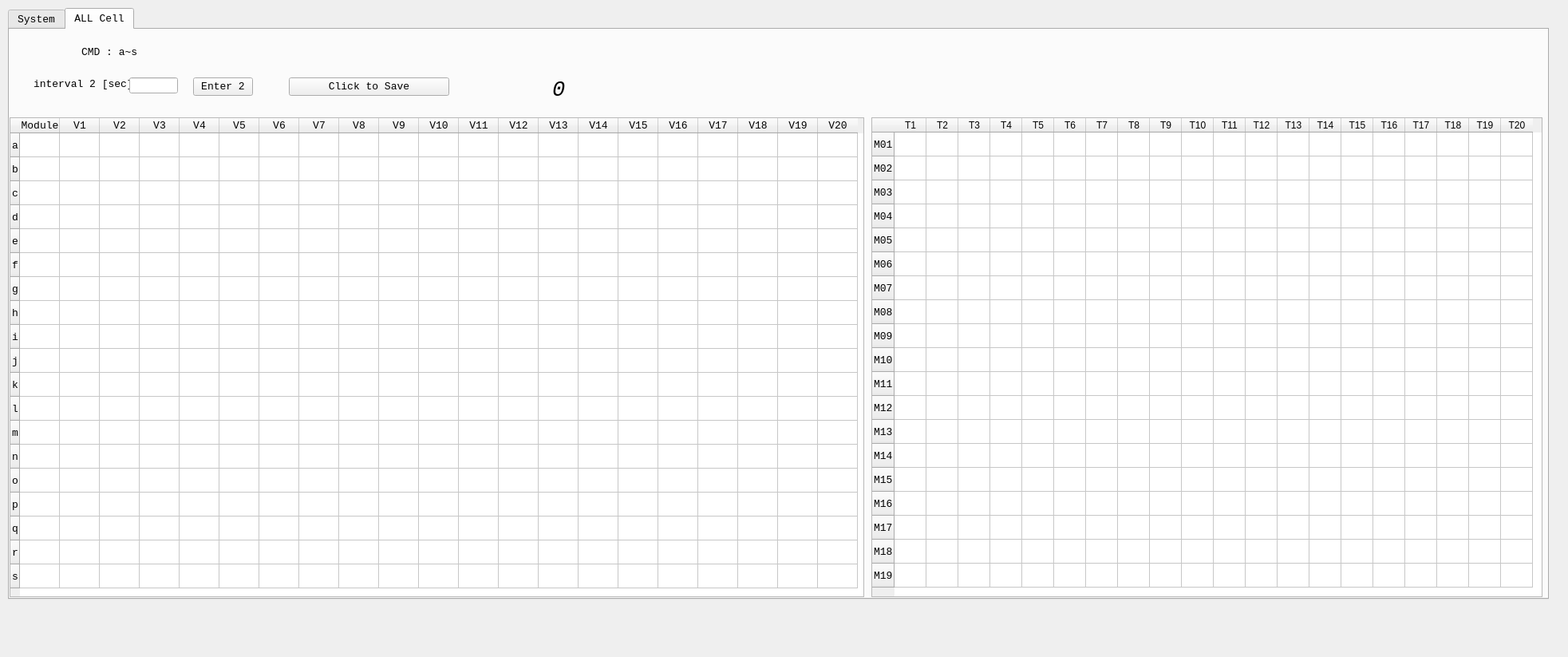
<?xml version="1.0" encoding="UTF-8"?>
<ui version="4.0">
 <class>MainWindow</class>
 <widget class="QDialog" name="MainWindow">
  <property name="geometry">
   <rect>
    <x>0</x>
    <y>0</y>
    <width>1965</width>
    <height>823</height>
   </rect>
  </property>
  <property name="windowTitle">
   <string>모니터링 소프트웨어 V1.0</string>
  </property>
  <widget class="QTabWidget" name="tabWidget_1">
   <property name="geometry">
    <rect>
     <x>10</x>
     <y>10</y>
     <width>1931</width>
     <height>741</height>
    </rect>
   </property>
   <property name="font">
    <font>
     <family>Consolas</family>
     <pointsize>10</pointsize>
    </font>
   </property>
   <property name="cursor">
    <cursorShape>ArrowCursor</cursorShape>
   </property>
   <property name="currentIndex">
    <number>1</number>
   </property>
   <widget class="QWidget" name="tab">
    <attribute name="title">
     <string>System</string>
    </attribute>
    <widget class="QLabel" name="label">
     <property name="geometry">
      <rect>
       <x>20</x>
       <y>30</y>
       <width>81</width>
       <height>20</height>
      </rect>
     </property>
     <property name="text">
      <string>CMD : A~E</string>
     </property>
    </widget>
    <widget class="QLabel" name="label_2">
     <property name="geometry">
      <rect>
       <x>20</x>
       <y>60</y>
       <width>111</width>
       <height>20</height>
      </rect>
     </property>
     <property name="text">
      <string>Interval 1 [sec]</string>
     </property>
    </widget>
    <widget class="QPushButton" name="inputBtn">
     <property name="geometry">
      <rect>
       <x>210</x>
       <y>60</y>
       <width>61</width>
       <height>23</height>
      </rect>
     </property>
     <property name="text">
      <string>Enter 1</string>
     </property>
    </widget>
    <widget class="QLineEdit" name="input_Interval">
     <property name="geometry">
      <rect>
       <x>140</x>
       <y>60</y>
       <width>61</width>
       <height>20</height>
      </rect>
     </property>
    </widget>
    <widget class="QTableWidget" name="tableWidget">
     <property name="geometry">
      <rect>
       <x>10</x>
       <y>100</y>
       <width>641</width>
       <height>601</height>
      </rect>
     </property>
     <attribute name="horizontalHeaderDefaultSectionSize">
      <number>75</number>
     </attribute>
     <row>
      <property name="text">
       <string>M01</string>
      </property>
      <property name="font">
       <font>
        <pointsize>10</pointsize>
        <weight>75</weight>
        <bold>true</bold>
       </font>
      </property>
     </row>
     <row>
      <property name="text">
       <string>M02</string>
      </property>
      <property name="font">
       <font>
        <pointsize>10</pointsize>
        <weight>75</weight>
        <bold>true</bold>
       </font>
      </property>
     </row>
     <row>
      <property name="text">
       <string>M03</string>
      </property>
      <property name="font">
       <font>
        <pointsize>10</pointsize>
        <weight>75</weight>
        <bold>true</bold>
       </font>
      </property>
     </row>
     <row>
      <property name="text">
       <string>M04</string>
      </property>
      <property name="font">
       <font>
        <pointsize>10</pointsize>
        <weight>75</weight>
        <bold>true</bold>
       </font>
      </property>
     </row>
     <row>
      <property name="text">
       <string>M05</string>
      </property>
      <property name="font">
       <font>
        <pointsize>10</pointsize>
        <weight>75</weight>
        <bold>true</bold>
       </font>
      </property>
     </row>
     <row>
      <property name="text">
       <string>M06</string>
      </property>
      <property name="font">
       <font>
        <pointsize>10</pointsize>
        <weight>75</weight>
        <bold>true</bold>
       </font>
      </property>
     </row>
     <row>
      <property name="text">
       <string>M07</string>
      </property>
      <property name="font">
       <font>
        <pointsize>10</pointsize>
        <weight>75</weight>
        <bold>true</bold>
       </font>
      </property>
     </row>
     <row>
      <property name="text">
       <string>M08</string>
      </property>
      <property name="font">
       <font>
        <pointsize>10</pointsize>
        <weight>75</weight>
        <bold>true</bold>
       </font>
      </property>
     </row>
     <row>
      <property name="text">
       <string>M09</string>
      </property>
      <property name="font">
       <font>
        <pointsize>10</pointsize>
        <weight>75</weight>
        <bold>true</bold>
       </font>
      </property>
     </row>
     <row>
      <property name="text">
       <string>M10</string>
      </property>
      <property name="font">
       <font>
        <pointsize>10</pointsize>
        <weight>75</weight>
        <bold>true</bold>
       </font>
      </property>
     </row>
     <row>
      <property name="text">
       <string>M11</string>
      </property>
      <property name="font">
       <font>
        <pointsize>10</pointsize>
        <weight>75</weight>
        <bold>true</bold>
       </font>
      </property>
     </row>
     <row>
      <property name="text">
       <string>M12</string>
      </property>
      <property name="font">
       <font>
        <pointsize>10</pointsize>
        <weight>75</weight>
        <bold>true</bold>
       </font>
      </property>
     </row>
     <row>
      <property name="text">
       <string>M13</string>
      </property>
      <property name="font">
       <font>
        <pointsize>10</pointsize>
        <weight>75</weight>
        <bold>true</bold>
       </font>
      </property>
     </row>
     <row>
      <property name="text">
       <string>M14</string>
      </property>
      <property name="font">
       <font>
        <pointsize>10</pointsize>
        <weight>75</weight>
        <bold>true</bold>
       </font>
      </property>
     </row>
     <row>
      <property name="text">
       <string>M15</string>
      </property>
      <property name="font">
       <font>
        <pointsize>10</pointsize>
        <weight>75</weight>
        <bold>true</bold>
       </font>
      </property>
     </row>
     <row>
      <property name="text">
       <string>M16</string>
      </property>
      <property name="font">
       <font>
        <pointsize>10</pointsize>
        <weight>75</weight>
        <bold>true</bold>
       </font>
      </property>
     </row>
     <row>
      <property name="text">
       <string>M17</string>
      </property>
      <property name="font">
       <font>
        <pointsize>10</pointsize>
        <weight>75</weight>
        <bold>true</bold>
       </font>
      </property>
     </row>
     <row>
      <property name="text">
       <string>M18</string>
      </property>
      <property name="font">
       <font>
        <pointsize>10</pointsize>
        <weight>75</weight>
        <bold>true</bold>
       </font>
      </property>
     </row>
     <row>
      <property name="text">
       <string>M19</string>
      </property>
      <property name="font">
       <font>
        <pointsize>10</pointsize>
        <weight>75</weight>
        <bold>true</bold>
       </font>
      </property>
     </row>
     <column>
      <property name="text">
       <string>Vmodule</string>
      </property>
      <property name="font">
       <font>
        <family>Consolas</family>
        <pointsize>10</pointsize>
        <weight>75</weight>
        <bold>true</bold>
       </font>
      </property>
     </column>
     <column>
      <property name="text">
       <string>Vc,max</string>
      </property>
      <property name="font">
       <font>
        <family>Consolas</family>
        <pointsize>10</pointsize>
        <weight>75</weight>
        <bold>true</bold>
       </font>
      </property>
     </column>
     <column>
      <property name="text">
       <string>Vc,min</string>
      </property>
      <property name="font">
       <font>
        <family>Consolas</family>
        <pointsize>10</pointsize>
        <weight>75</weight>
        <bold>true</bold>
       </font>
      </property>
     </column>
     <column>
      <property name="text">
       <string>Vc,diff</string>
      </property>
      <property name="font">
       <font>
        <family>Consolas</family>
        <pointsize>10</pointsize>
        <weight>75</weight>
        <bold>true</bold>
       </font>
      </property>
     </column>
     <column>
      <property name="text">
       <string>Tc,max</string>
      </property>
      <property name="font">
       <font>
        <family>Consolas</family>
        <pointsize>10</pointsize>
        <weight>75</weight>
        <bold>true</bold>
       </font>
      </property>
     </column>
     <column>
      <property name="text">
       <string>Tc,min</string>
      </property>
      <property name="font">
       <font>
        <family>Consolas</family>
        <pointsize>10</pointsize>
        <weight>75</weight>
        <bold>true</bold>
       </font>
      </property>
     </column>
     <column>
      <property name="text">
       <string>Tc,diff</string>
      </property>
      <property name="font">
       <font>
        <family>Consolas</family>
        <pointsize>10</pointsize>
        <weight>75</weight>
        <bold>true</bold>
       </font>
      </property>
     </column>
     <column>
      <property name="text">
       <string>Balance</string>
      </property>
      <property name="font">
       <font>
        <family>Consolas</family>
        <pointsize>10</pointsize>
        <weight>75</weight>
        <bold>true</bold>
       </font>
      </property>
     </column>
    </widget>
    <widget class="QPushButton" name="csvBtn">
     <property name="geometry">
      <rect>
       <x>300</x>
       <y>60</y>
       <width>201</width>
       <height>23</height>
      </rect>
     </property>
     <property name="text">
      <string>Click to Save</string>
     </property>
    </widget>
    <widget class="QTableWidget" name="systemTable">
     <property name="geometry">
      <rect>
       <x>660</x>
       <y>100</y>
       <width>181</width>
       <height>241</height>
      </rect>
     </property>
     <property name="font">
      <font>
       <family>Consolas</family>
       <pointsize>11</pointsize>
      </font>
     </property>
     <attribute name="horizontalHeaderDefaultSectionSize">
      <number>80</number>
     </attribute>
     <row>
      <property name="text">
       <string>Vrack[V]</string>
      </property>
     </row>
     <row>
      <property name="text">
       <string>Irack[A]</string>
      </property>
     </row>
     <row>
      <property name="text">
       <string>SOC[%]</string>
      </property>
     </row>
     <row>
      <property name="text">
       <string>BMS Mode</string>
      </property>
     </row>
     <row>
      <property name="text">
       <string>RELAY</string>
      </property>
     </row>
     <row>
      <property name="text">
       <string>FAN</string>
      </property>
     </row>
     <row>
      <property name="text">
       <string>Vtarget[V]</string>
      </property>
     </row>
     <column>
      <property name="text">
       <string>Value</string>
      </property>
     </column>
    </widget>
    <widget class="QTableWidget" name="DiagnosticTable">
     <property name="geometry">
      <rect>
       <x>660</x>
       <y>340</y>
       <width>181</width>
       <height>361</height>
      </rect>
     </property>
     <property name="font">
      <font>
       <family>Consolas</family>
       <pointsize>11</pointsize>
      </font>
     </property>
     <property name="gridStyle">
      <enum>Qt::NoPen</enum>
     </property>
     <attribute name="horizontalHeaderDefaultSectionSize">
      <number>80</number>
     </attribute>
     <attribute name="verticalHeaderDefaultSectionSize">
      <number>30</number>
     </attribute>
     <row>
      <property name="text">
       <string>Rack OVP</string>
      </property>
     </row>
     <row>
      <property name="text">
       <string>Rack UVP</string>
      </property>
     </row>
     <row>
      <property name="text">
       <string>Cell OVP</string>
      </property>
     </row>
     <row>
      <property name="text">
       <string>Cell UVP</string>
      </property>
     </row>
     <row>
      <property name="text">
       <string>Chg. PL</string>
      </property>
     </row>
     <row>
      <property name="text">
       <string>Disch. PL</string>
      </property>
     </row>
     <row>
      <property name="text">
       <string>Cell OT</string>
      </property>
     </row>
     <row>
      <property name="text">
       <string>Cell UT</string>
      </property>
     </row>
     <row>
      <property name="text">
       <string>Cell OTD</string>
      </property>
     </row>
     <row>
      <property name="text">
       <string>RLY Fault</string>
      </property>
     </row>
     <row>
      <property name="text">
       <string>Rack Fire</string>
      </property>
     </row>
     <column>
      <property name="text">
       <string>Status</string>
      </property>
      <property name="textAlignment">
       <set>AlignCenter</set>
      </property>
     </column>
     <item row="0" column="0">
      <property name="text">
       <string/>
      </property>
      <property name="textAlignment">
       <set>AlignCenter</set>
      </property>
     </item>
     <item row="1" column="0">
      <property name="textAlignment">
       <set>AlignCenter</set>
      </property>
     </item>
    </widget>
    <widget class="QLabel" name="label_cnt">
     <property name="geometry">
      <rect>
       <x>530</x>
       <y>50</y>
       <width>91</width>
       <height>41</height>
      </rect>
     </property>
     <property name="font">
      <font>
       <family>Consolas</family>
       <pointsize>20</pointsize>
       <weight>75</weight>
       <italic>true</italic>
       <bold>true</bold>
      </font>
     </property>
     <property name="text">
      <string>0</string>
     </property>
     <property name="margin">
      <number>0</number>
     </property>
    </widget>
   </widget>
   <widget class="QWidget" name="tab_2">
    <attribute name="title">
     <string>ALL Cell</string>
    </attribute>
    <widget class="QLabel" name="label_3">
     <property name="geometry">
      <rect>
       <x>90</x>
       <y>20</y>
       <width>71</width>
       <height>16</height>
      </rect>
     </property>
     <property name="text">
      <string>CMD : a~s</string>
     </property>
    </widget>
    <widget class="QLabel" name="label_4">
     <property name="geometry">
      <rect>
       <x>30</x>
       <y>60</y>
       <width>121</width>
       <height>16</height>
      </rect>
     </property>
     <property name="text">
      <string>interval 2 [sec]</string>
     </property>
    </widget>
    <widget class="QPushButton" name="inputBtn_2">
     <property name="geometry">
      <rect>
       <x>230</x>
       <y>60</y>
       <width>75</width>
       <height>23</height>
      </rect>
     </property>
     <property name="text">
      <string>Enter 2</string>
     </property>
    </widget>
    <widget class="QLineEdit" name="input_Interval_2">
     <property name="geometry">
      <rect>
       <x>150</x>
       <y>60</y>
       <width>61</width>
       <height>20</height>
      </rect>
     </property>
    </widget>
    <widget class="QTableWidget" name="tableWidget_2">
     <property name="geometry">
      <rect>
       <x>0</x>
       <y>110</y>
       <width>1071</width>
       <height>601</height>
      </rect>
     </property>
     <property name="font">
      <font>
       <family>Consolas</family>
       <pointsize>10</pointsize>
      </font>
     </property>
     <attribute name="horizontalHeaderDefaultSectionSize">
      <number>50</number>
     </attribute>
     <row>
      <property name="text">
       <string>a</string>
      </property>
     </row>
     <row>
      <property name="text">
       <string>b</string>
      </property>
     </row>
     <row>
      <property name="text">
       <string>c</string>
      </property>
     </row>
     <row>
      <property name="text">
       <string>d</string>
      </property>
     </row>
     <row>
      <property name="text">
       <string>e</string>
      </property>
     </row>
     <row>
      <property name="text">
       <string>f</string>
      </property>
     </row>
     <row>
      <property name="text">
       <string>g</string>
      </property>
     </row>
     <row>
      <property name="text">
       <string>h</string>
      </property>
     </row>
     <row>
      <property name="text">
       <string>i</string>
      </property>
     </row>
     <row>
      <property name="text">
       <string>j</string>
      </property>
     </row>
     <row>
      <property name="text">
       <string>k</string>
      </property>
     </row>
     <row>
      <property name="text">
       <string>l</string>
      </property>
     </row>
     <row>
      <property name="text">
       <string>m</string>
      </property>
     </row>
     <row>
      <property name="text">
       <string>n</string>
      </property>
     </row>
     <row>
      <property name="text">
       <string>o</string>
      </property>
     </row>
     <row>
      <property name="text">
       <string>p</string>
      </property>
     </row>
     <row>
      <property name="text">
       <string>q</string>
      </property>
     </row>
     <row>
      <property name="text">
       <string>r</string>
      </property>
     </row>
     <row>
      <property name="text">
       <string>s</string>
      </property>
     </row>
     <column>
      <property name="text">
       <string>Module</string>
      </property>
     </column>
     <column>
      <property name="text">
       <string>V1</string>
      </property>
     </column>
     <column>
      <property name="text">
       <string>V2</string>
      </property>
     </column>
     <column>
      <property name="text">
       <string>V3</string>
      </property>
     </column>
     <column>
      <property name="text">
       <string>V4</string>
      </property>
     </column>
     <column>
      <property name="text">
       <string>V5</string>
      </property>
     </column>
     <column>
      <property name="text">
       <string>V6</string>
      </property>
     </column>
     <column>
      <property name="text">
       <string>V7</string>
      </property>
     </column>
     <column>
      <property name="text">
       <string>V8</string>
      </property>
     </column>
     <column>
      <property name="text">
       <string>V9</string>
      </property>
     </column>
     <column>
      <property name="text">
       <string>V10</string>
      </property>
     </column>
     <column>
      <property name="text">
       <string>V11</string>
      </property>
     </column>
     <column>
      <property name="text">
       <string>V12</string>
      </property>
     </column>
     <column>
      <property name="text">
       <string>V13</string>
      </property>
     </column>
     <column>
      <property name="text">
       <string>V14</string>
      </property>
     </column>
     <column>
      <property name="text">
       <string>V15</string>
      </property>
     </column>
     <column>
      <property name="text">
       <string>V16</string>
      </property>
     </column>
     <column>
      <property name="text">
       <string>V17</string>
      </property>
     </column>
     <column>
      <property name="text">
       <string>V18</string>
      </property>
     </column>
     <column>
      <property name="text">
       <string>V19</string>
      </property>
     </column>
     <column>
      <property name="text">
       <string>V20</string>
      </property>
     </column>
    </widget>
    <widget class="QPushButton" name="csvBtn_2">
     <property name="geometry">
      <rect>
       <x>350</x>
       <y>60</y>
       <width>201</width>
       <height>23</height>
      </rect>
     </property>
     <property name="text">
      <string>Click to Save</string>
     </property>
    </widget>
    <widget class="QLabel" name="label_cnt2">
     <property name="geometry">
      <rect>
       <x>680</x>
       <y>60</y>
       <width>81</width>
       <height>31</height>
      </rect>
     </property>
     <property name="font">
      <font>
       <family>Consolas</family>
       <pointsize>20</pointsize>
       <italic>true</italic>
      </font>
     </property>
     <property name="text">
      <string>0</string>
     </property>
    </widget>
    <widget class="QTableWidget" name="Temp_table">
     <property name="geometry">
      <rect>
       <x>1080</x>
       <y>110</y>
       <width>841</width>
       <height>601</height>
      </rect>
     </property>
     <attribute name="horizontalHeaderDefaultSectionSize">
      <number>40</number>
     </attribute>
     <row>
      <property name="text">
       <string>M01</string>
      </property>
     </row>
     <row>
      <property name="text">
       <string>M02</string>
      </property>
     </row>
     <row>
      <property name="text">
       <string>M03</string>
      </property>
     </row>
     <row>
      <property name="text">
       <string>M04</string>
      </property>
     </row>
     <row>
      <property name="text">
       <string>M05</string>
      </property>
     </row>
     <row>
      <property name="text">
       <string>M06</string>
      </property>
     </row>
     <row>
      <property name="text">
       <string>M07</string>
      </property>
     </row>
     <row>
      <property name="text">
       <string>M08</string>
      </property>
     </row>
     <row>
      <property name="text">
       <string>M09</string>
      </property>
     </row>
     <row>
      <property name="text">
       <string>M10</string>
      </property>
     </row>
     <row>
      <property name="text">
       <string>M11</string>
      </property>
     </row>
     <row>
      <property name="text">
       <string>M12</string>
      </property>
     </row>
     <row>
      <property name="text">
       <string>M13</string>
      </property>
     </row>
     <row>
      <property name="text">
       <string>M14</string>
      </property>
     </row>
     <row>
      <property name="text">
       <string>M15</string>
      </property>
     </row>
     <row>
      <property name="text">
       <string>M16</string>
      </property>
     </row>
     <row>
      <property name="text">
       <string>M17</string>
      </property>
     </row>
     <row>
      <property name="text">
       <string>M18</string>
      </property>
     </row>
     <row>
      <property name="text">
       <string>M19</string>
      </property>
     </row>
     <column>
      <property name="text">
       <string>T1</string>
      </property>
     </column>
     <column>
      <property name="text">
       <string>T2</string>
      </property>
     </column>
     <column>
      <property name="text">
       <string>T3</string>
      </property>
     </column>
     <column>
      <property name="text">
       <string>T4</string>
      </property>
     </column>
     <column>
      <property name="text">
       <string>T5</string>
      </property>
     </column>
     <column>
      <property name="text">
       <string>T6</string>
      </property>
     </column>
     <column>
      <property name="text">
       <string>T7</string>
      </property>
     </column>
     <column>
      <property name="text">
       <string>T8</string>
      </property>
     </column>
     <column>
      <property name="text">
       <string>T9</string>
      </property>
     </column>
     <column>
      <property name="text">
       <string>T10</string>
      </property>
     </column>
     <column>
      <property name="text">
       <string>T11</string>
      </property>
     </column>
     <column>
      <property name="text">
       <string>T12</string>
      </property>
     </column>
     <column>
      <property name="text">
       <string>T13</string>
      </property>
     </column>
     <column>
      <property name="text">
       <string>T14</string>
      </property>
     </column>
     <column>
      <property name="text">
       <string>T15</string>
      </property>
     </column>
     <column>
      <property name="text">
       <string>T16</string>
      </property>
     </column>
     <column>
      <property name="text">
       <string>T17</string>
      </property>
     </column>
     <column>
      <property name="text">
       <string>T18</string>
      </property>
     </column>
     <column>
      <property name="text">
       <string>T19</string>
      </property>
     </column>
     <column>
      <property name="text">
       <string>T20</string>
      </property>
     </column>
    </widget>
   </widget>
  </widget>
 </widget>
 <resources/>
 <connections/>
</ui>
